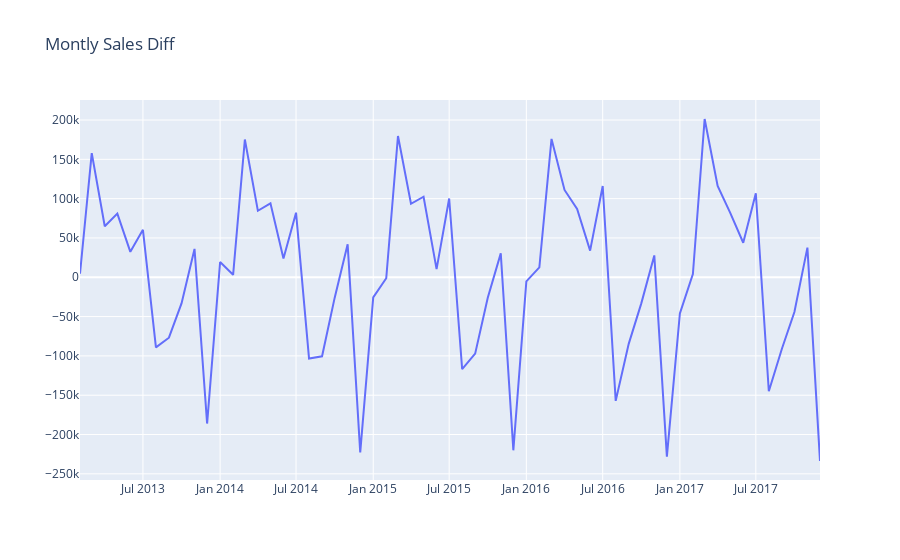

Notebook code cell kept with this figure:
### Code cell
plot_data = [
    go.Scatter(
        x=df_diff['date'],
        y=df_diff['diff'],
    )
]

plot_layout = go.Layout(
        title='Montly Sales Diff'
    )

fig = go.Figure(data=plot_data, layout=plot_layout)
pyoff.iplot(fig)
